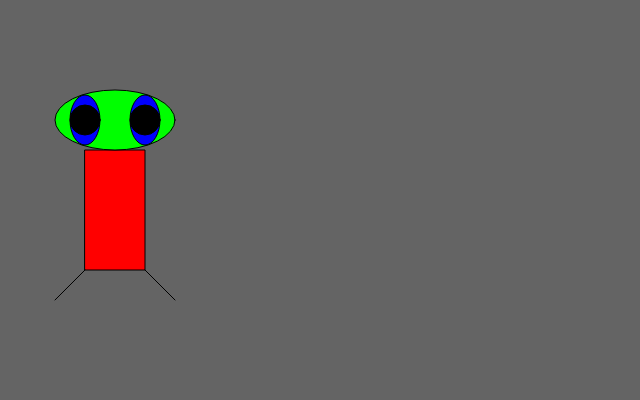
Frame 1 (no input)
Frame 60 (no input): identical to frame 1, image omitted
Frame 120 (the mouse pressed at the canvas centre since frame 60): identical to frame 1, image omitted

The p5.js sketch that drew this single still picture (run headless with seeded random() and noise() and a simulated clock; from frame 60 on, the mouse is pressed at the canvas centre):

// p5.js sketch
// ── sketch.js
function setup() {
	createCanvas(640,400);
}

function draw() {
	background(100);
	//body
	fill(255,0,0);
	rect(85,150,60,120);
	//head
	fill(0,255,0);
	ellipse(115,120,120,60);
	//eyes
	fill(0,0,255);
	ellipse(85,120,30,50);
	
	fill(0,0,255);
	ellipse(145,120,30,50);
	//eyeballs
	fill(0);
	ellipse(85,120,30,30);
	
	fill(0);
	ellipse(145,120,30,30);
	//legs
	line(85,270,55,300);
	line(145,270,175,300);
	
}
// ── Trypophobia.js
var spot = {
	x : 50,
	y : 50
};
var col = {
	r : 0,
	g : 0,
	b : 0,
	t : 0
};

function setup() {
	createCanvas(800,600);
	background(0);
}

function draw() {
	noStroke();
	col.r = random(0,255);
	col.b = random(0,255);
	col.t = random(0,100);
	fill(col.r,col.g,col.b,col.t);
	spot.x = random(0,width);
	spot.y = random(0,height);
	ellipse(spot.x,spot.y,20,20)
}

// ── arrayBalls.js
var balls = [];
//p5.js default functions
function setup() {
	createCanvas(800,600);
	for (var i = 0; i < 5; i++){
		balls.push(new Ball());
	}
}

function draw() {
	background(0);
	for (var i = 0; i < balls.length; i++){
		balls[i].display();
		balls[i].bounce();
	}
}

function Ball(x, y){
	this.x = random(width);
	this.y = random(height);
	this.speed = 4;
	this.display = function(){
		noStroke();
		fill(255,0,0);
		ellipse(this.x, this.y, 50, 50);
	}
	this.bounce = function(){
		if (this.y > height || this.y < 0){
			this.speed = this.speed * -1;
		}
		this.y = this.y + this.speed;
	}
}
// ── bounceball.js
var ellipA = 0;
var b = 0;
var speed = 2;

function setup() {
	createCanvas(800,600);
}

function draw() {
	background(0,0,b);
	noStroke();
	fill(255,0,0);
	ellipse(400,ellipA,200,200);
	if (ellipA > 800 || ellipA < -200){
		speed = speed * -1;
		b = map(ellipA,0,400,0,255);
	}
	b = map(ellipA,0,400,255,0);
	ellipA = ellipA + speed;		
}

// ── bounceballModulo.js
//create a object ball
var ball = {
	x : 300,
	y : 200,
	xSpeed : 4,
	ySpeed : 5
}

//p5.js default functions
function setup() {
	createCanvas(800,600);
}

function draw() {
	background(0);

	//calling personalized functions
	move();
	bounce();
	display();
}

//(MODULIZE)setup 3 functions move(), bounce() and display()
function move(){
	ball.x = ball.x + ball.xSpeed;
	ball.y = ball.y + ball.ySpeed;
}

function bounce(){
	if (ball.x > width || ball.x < 0){
		ball.xSpeed = ball.xSpeed * -1;
	}
	if (ball.y > height || ball.y < 0){
		ball.ySpeed = ball.ySpeed * -1;
	}
}

function display(){
	noStroke();
	fill(255,0,200);
	ellipse(ball.x,ball.y,50,50);
}
	

// ── button.js
var on = false;

function setup() {
	createCanvas(800,600);
}

function draw() {
	if (on){
		background(255);
	}
	else{
		background(0);
	}	
	stroke(255,0,0);
	strokeWeight(4);
	ellipse(400,300,200,200);	
	if(mouseX < 500 && mouseX > 300 && mouseY > 200 && mouseY < 400){
		fill(0,255,0);
	}
	else{
		fill(0,100,0);
	}
}

function mousePressed(){
	if(mouseX < 500 && mouseX > 300 && mouseY > 200 && mouseY < 400){
		on = !on;
	}
}

// ── forWhile.js
function setup() {
	createCanvas(800,600);
}

function draw() {
	background(0);
	stroke(255);
	strokeWeight(3);
	for (x = 0; x <= width; x += 50) {
		for(y = 0; y <= width; y += 50){
			fill(random(255), 0, 200);
			ellipse(x, y, 25, 25);
		}
	}
}
// ── moreBalls_constructor.js
var ballA = new Ball(100,100, 4);
var ballB = new Ball(200,100, 5);
var ballC = new Ball(300,100, 6);
//p5.js default functions
function setup() {
	createCanvas(800,600);
}

function draw() {
	background(0);
	ballA.display();
	ballA.bounce();
	ballB.display();
	ballB.bounce();
	ballC.display();
	ballC.bounce();
}

function Ball(x, y, speed){
	this.x = x;
	this.y = y;
	this.speed = speed;
	this.display = function(){
		noStroke();
		fill(255,0,0);
		ellipse(this.x, this.y, 50, 50);
	}
	this.bounce = function(){
		if (this.y > height || this.y < 0){
			this.speed = this.speed * -1;
		}
		this.y = this.y + this.speed;
	}
}
// ── mouseOver.js
function setup() {
	createCanvas(800,600);
}

function draw() {
	background(0);
	stroke(255);
	strokeWeight(4);
	ellipse(400,300,200,200);
	if(mouseX > 400 || mouseY > 300){
		fill(0,255,0);
	}
	else{
		fill(255,0,0);
	}
}

// ── newBall.js
var ball = {
	x : 100,
	y : 100,
	speed : 4,
	display : function(){
		noStroke();
		fill(255,0,0);
		ellipse(this.x, this.y, 50, 50);
	},
	bounce : function(){
		if (this.y > height || this.y < 0){
			this.speed = this.speed * -1;
		}
		this.y = this.y + this.speed;
	}
};
//p5.js default functions
function setup() {
	createCanvas(800,600);
}

function draw() {
	background(0);
	ball.bounce();
	ball.display();
}

function bounce(positionX, positionY, speed){
	//create a object ball
	
}	

// ── sketch1.js
var ellipA = 0;
var b = 0;

function setup() {
	createCanvas(600,400);
}

function draw() {
	b = map(ellipA,0,400,100,0);
	background(0,0,b);
	noStroke();
	fill(255,0,0);
	ellipse(300,ellipA,100,100);
	ellipA = ellipA + 1;
	
		
}

// ── sketch2.js
var r = 0;
var b = 255;

function setup() {
	createCanvas(600,400);
}

function draw() {
	r = map(mouseX,0,600,0,255);
	b = map(mouseX,0,600,255,0);
	background(r, 0, b);
}

// ── sunrise.js
var ellipA = 0;
var b = 0;

function setup() {
	createCanvas(800,600);
}

function draw() {
	b = map(ellipA,0,400,255,0);
	background(0,0,b);
	noStroke();
	fill(255,0,0);
	ellipse(400,ellipA,100,100);
	ellipA = ellipA + 1;		
}
